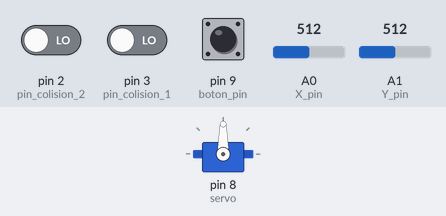
This sketch was run on a simulated Arduino Uno, built with avr-gcc and run on an emulated ATmega328P. On the bench: servo. Inputs (shaded band) come from the test bench; at power-on: pin 9 (boton_pin) HIGH, pin 2 (pin_colision_2) LOW, A0 (X_pin) = 512, pin 3 (pin_colision_1) LOW, A1 (Y_pin) = 512. What the sketch prints to the serial monitor is not drawn.

Above: at 1.2 s.
1.3 s: pin 9 (boton_pin) pulled LOW for 1 s
At 1.45 s:
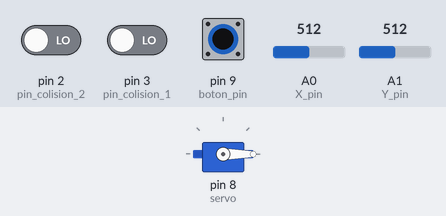
3.8 s: pin 2 (pin_colision_2) driven HIGH
At 4.7 s:
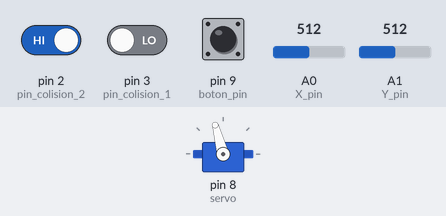
5.3 s: A0 (X_pin) set to 898
6.8 s: A0 (X_pin) set to 924
At 8.0 s:
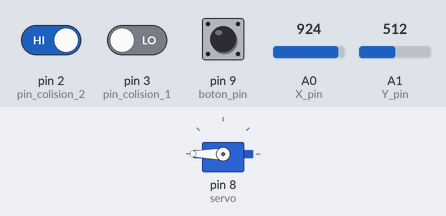
8.3 s: A0 (X_pin) set to 903
At 9.2 s:
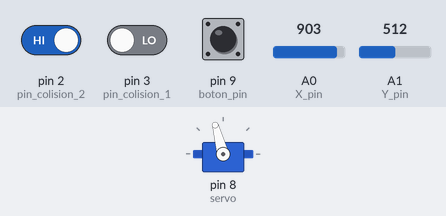
9.8 s: A0 (X_pin) set to 923
At 10.4 s:
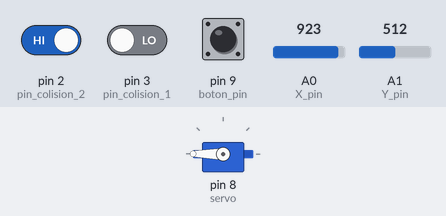
Timing chart, 0 to 12.3 s (numbered marks = the images above; inputs shaded):
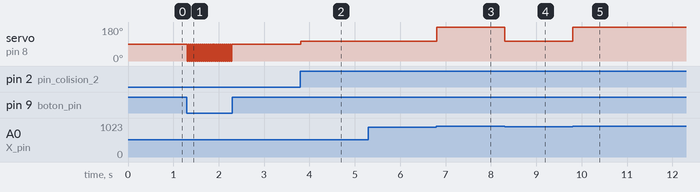

Measured:
- the behaviour switches between 913 and 914 on A0 (X_pin) (found by bisection; images 2 and 3)
- after the input at 1.3 s, servo on pin 8 (servo): alternates 90° for 0.02 s and 0° for 0.02 s, 46 changes in all, then stays 90°, starting at once
- after the input at 3.8 s, servo on pin 8 (servo): 90° → 105° at once
- after the input at 6.8 s, servo on pin 8 (servo): 105° → 180° at once
- after the input at 8.3 s, servo on pin 8 (servo): 180° → 105° at once
- after the input at 9.8 s, servo on pin 8 (servo): 105° → 180° at once

The sketch:

Automatico4.4.ino
```cpp
  //AUTORES:
  //Martin Beltran Diaz - UO276244
  //Stelian Adrian Stanci - UO277653
  //Laura Pernia Blanco - UO276264

#include <Servo.h>

Servo servo;
int boton_pin = 9; // Pin digital para el botón
int X_pin = A0; // Pin analógico para leer eje X
int Y_pin = A1; // Pin analógico para leer eje Y

//Para activar modo automatico
bool modoAutomatico=false;

int pin_colision_1 = 3;
int pin_colision_2 = 2;//Pines de colision

int centro_X = 486;//Valores del centro del joystick que no está exactamente en el centro (512,512)
int centro_Y = 501;
int margen = 10; //Margen para detectar movimiento joystick

void setup() {
  // put your setup code here, to run once:
 //3.-
 Serial.begin(9600);
 servo.attach(8);
 pinMode(boton_pin, INPUT_PULLUP);
 pinMode(X_pin, INPUT);
 pinMode(Y_pin,INPUT);
}

void loop(){


    bool colisioDelante = digitalRead(pin_colision_2) == 0; //0 si se pulsa
    bool colisionDetras = digitalRead(pin_colision_1) == 0;

    //Pulsado == 0
    int botonPulsado = digitalRead(boton_pin);

    if(botonPulsado == 0){
      modoAutomatico = !modoAutomatico;
    }

    Serial.println(botonPulsado);

    int valorX = analogRead(X_pin);

    int valorY = analogRead(Y_pin);

    if(modoAutomatico){
      automaticoControl( colisioDelante, colisionDetras);
    }else{
        manualControl(valorX,valorY, colisioDelante, colisionDetras);
    }


    /*


    //5.- s
    Serial.println("Enviar: detener");
    servo.write(90);
    delay(2000);

    // Otros valores entre (0-84) y (93-180) hacen que gire
    //más despacio cuanto más cercano al 90 y más rápido cuanto más
    //cercano al 0 y 180
    */
}

int prevDireccion = 180; //direccion por defecto modo automatico
void automaticoControl(bool colisioDelante,bool colisionDetras){

    if(colisioDelante){
      prevDireccion = 0;

    }else if(colisionDetras){
      prevDireccion = 180;

    }

    if(prevDireccion != servo.read()){
 servo.write(prevDireccion);
    }


}

  void manualControl(int valorX, int valorY,
   bool colisioDelante, bool colisionDetras){

    if(valorX > 913 ){

      if(!colisioDelante){
        //rapido delante
         servo.write(180);
      }else{
        servo.write(90);
      }


    }else if(valorX <= 913 && valorX > centro_X + margen ){

        if(!colisioDelante){
            // despacio delante
            servo.write(105);
        }else{
        servo.write(90);
      }

    }else if(valorX <= centro_X + margen && valorX >= centro_X - margen ){
      //Quieto
      servo.write(90);
    }else if(valorX < centro_X - margen && valorX >= 100 ){

        if(!colisionDetras){
              //despacio atras
              servo.write(75);
        }else{
        servo.write(90);
      }

    }else if( valorX < 100 ){

      if(!colisionDetras){
          //rapido atras
          servo.write(0);
      }else{
        servo.write(90);
      }

    }
  }
```
